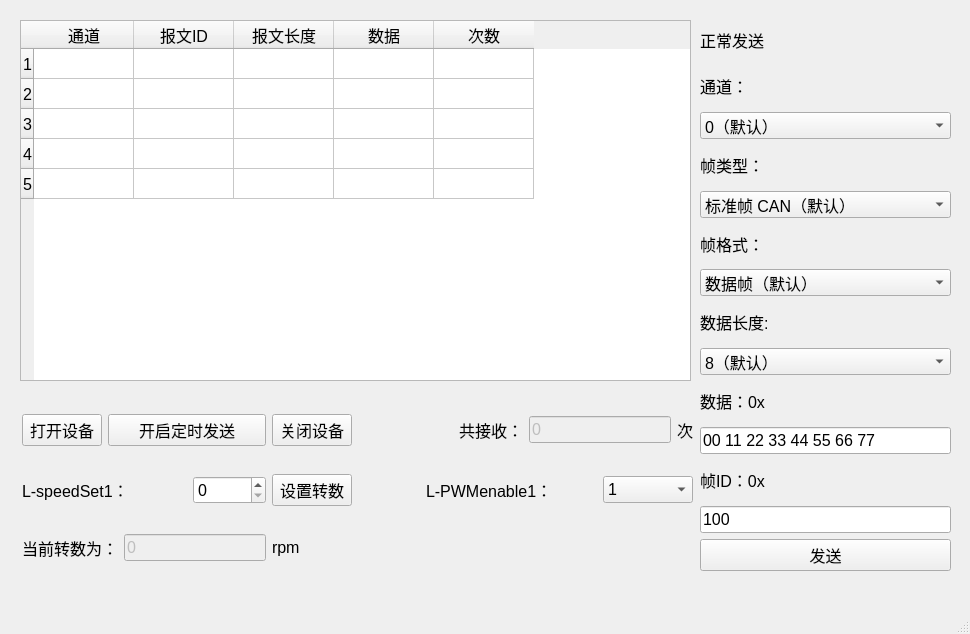
<?xml version="1.0" encoding="UTF-8"?>
<ui version="4.0">
 <class>MainWindow</class>
 <widget class="QMainWindow" name="MainWindow">
  <property name="geometry">
   <rect>
    <x>0</x>
    <y>0</y>
    <width>970</width>
    <height>634</height>
   </rect>
  </property>
  <property name="font">
   <font>
    <pointsize>12</pointsize>
   </font>
  </property>
  <property name="windowTitle">
   <string>MainWindow</string>
  </property>
  <widget class="QWidget" name="centralwidget">
   <widget class="QTableWidget" name="tableWidget">
    <property name="geometry">
     <rect>
      <x>20</x>
      <y>20</y>
      <width>671</width>
      <height>361</height>
     </rect>
    </property>
    <row>
     <property name="text">
      <string>1</string>
     </property>
    </row>
    <row>
     <property name="text">
      <string>2</string>
     </property>
    </row>
    <row>
     <property name="text">
      <string>3</string>
     </property>
    </row>
    <row>
     <property name="text">
      <string>4</string>
     </property>
    </row>
    <row>
     <property name="text">
      <string>5</string>
     </property>
    </row>
    <column>
     <property name="text">
      <string>通道</string>
     </property>
    </column>
    <column>
     <property name="text">
      <string>报文ID</string>
     </property>
    </column>
    <column>
     <property name="text">
      <string>报文长度</string>
     </property>
    </column>
    <column>
     <property name="text">
      <string>数据</string>
     </property>
    </column>
    <column>
     <property name="text">
      <string>次数</string>
     </property>
    </column>
   </widget>
   <widget class="QWidget" name="layoutWidget">
    <property name="geometry">
     <rect>
      <x>700</x>
      <y>20</y>
      <width>251</width>
      <height>551</height>
     </rect>
    </property>
    <layout class="QVBoxLayout" name="verticalLayout">
     <item>
      <widget class="QLabel" name="label_test">
       <property name="text">
        <string>正常发送</string>
       </property>
      </widget>
     </item>
     <item>
      <widget class="QLabel" name="label_test_2">
       <property name="text">
        <string>通道：</string>
       </property>
      </widget>
     </item>
     <item>
      <widget class="QComboBox" name="comboBox_channel">
       <item>
        <property name="text">
         <string>0（默认）</string>
        </property>
       </item>
      </widget>
     </item>
     <item>
      <widget class="QLabel" name="label_test_3">
       <property name="text">
        <string>帧类型：</string>
       </property>
      </widget>
     </item>
     <item>
      <widget class="QComboBox" name="comboBox_typeFrame">
       <item>
        <property name="text">
         <string>标准帧 CAN（默认）</string>
        </property>
       </item>
      </widget>
     </item>
     <item>
      <widget class="QLabel" name="label_test_4">
       <property name="text">
        <string>帧格式：</string>
       </property>
      </widget>
     </item>
     <item>
      <widget class="QComboBox" name="comboBox_dataFrame">
       <item>
        <property name="text">
         <string>数据帧（默认）</string>
        </property>
       </item>
       <item>
        <property name="text">
         <string>扩展帧</string>
        </property>
       </item>
      </widget>
     </item>
     <item>
      <widget class="QLabel" name="label_test_5">
       <property name="text">
        <string>数据长度:</string>
       </property>
      </widget>
     </item>
     <item>
      <widget class="QComboBox" name="comboBox_dataLength">
       <item>
        <property name="text">
         <string>8（默认）</string>
        </property>
       </item>
       <item>
        <property name="text">
         <string>7</string>
        </property>
       </item>
       <item>
        <property name="text">
         <string>6</string>
        </property>
       </item>
       <item>
        <property name="text">
         <string>5</string>
        </property>
       </item>
       <item>
        <property name="text">
         <string>4</string>
        </property>
       </item>
       <item>
        <property name="text">
         <string>3</string>
        </property>
       </item>
       <item>
        <property name="text">
         <string>2</string>
        </property>
       </item>
       <item>
        <property name="text">
         <string>1</string>
        </property>
       </item>
      </widget>
     </item>
     <item>
      <widget class="QLabel" name="label_test_6">
       <property name="text">
        <string>数据：0x</string>
       </property>
      </widget>
     </item>
     <item>
      <widget class="QLineEdit" name="lineEdit_data">
       <property name="text">
        <string>00 11 22 33 44 55 66 77</string>
       </property>
       <property name="maxLength">
        <number>23</number>
       </property>
       <property name="cursorPosition">
        <number>23</number>
       </property>
       <property name="placeholderText">
        <string>00 11 22 33 44 55 66 77</string>
       </property>
      </widget>
     </item>
     <item>
      <widget class="QLabel" name="label_test_7">
       <property name="text">
        <string>帧ID：0x</string>
       </property>
      </widget>
     </item>
     <item>
      <widget class="QLineEdit" name="lineEdit_frameID">
       <property name="text">
        <string>100</string>
       </property>
       <property name="maxLength">
        <number>3</number>
       </property>
       <property name="cursorPosition">
        <number>3</number>
       </property>
       <property name="placeholderText">
        <string>100</string>
       </property>
      </widget>
     </item>
     <item>
      <widget class="QPushButton" name="btn_send_2">
       <property name="text">
        <string>发送</string>
       </property>
      </widget>
     </item>
    </layout>
   </widget>
   <widget class="QWidget" name="layoutWidget">
    <property name="geometry">
     <rect>
      <x>22</x>
      <y>392</y>
      <width>671</width>
      <height>191</height>
     </rect>
    </property>
    <layout class="QGridLayout" name="gridLayout">
     <item row="1" column="3">
      <widget class="QSpinBox" name="spinBox">
       <property name="maximum">
        <number>10000</number>
       </property>
       <property name="singleStep">
        <number>50</number>
       </property>
      </widget>
     </item>
     <item row="1" column="10" colspan="2">
      <widget class="QComboBox" name="comboBox">
       <item>
        <property name="text">
         <string>1</string>
        </property>
       </item>
       <item>
        <property name="text">
         <string>0</string>
        </property>
       </item>
      </widget>
     </item>
     <item row="0" column="1" colspan="3">
      <widget class="QPushButton" name="btn_send">
       <property name="text">
        <string>开启定时发送</string>
       </property>
      </widget>
     </item>
     <item row="0" column="11">
      <widget class="QLabel" name="label_2">
       <property name="text">
        <string>次</string>
       </property>
      </widget>
     </item>
     <item row="1" column="6" colspan="4">
      <widget class="QLabel" name="label_L_PWMenable1">
       <property name="text">
        <string>L-PWMenable1：</string>
       </property>
      </widget>
     </item>
     <item row="1" column="4">
      <widget class="QPushButton" name="btn_setL_speedSet">
       <property name="text">
        <string>设置转数</string>
       </property>
      </widget>
     </item>
     <item row="0" column="4">
      <widget class="QPushButton" name="btn_closeDev">
       <property name="text">
        <string>关闭设备</string>
       </property>
      </widget>
     </item>
     <item row="2" column="0" colspan="2">
      <widget class="QLabel" name="label_3">
       <property name="text">
        <string>当前转数为：</string>
       </property>
      </widget>
     </item>
     <item row="2" column="4">
      <widget class="QLabel" name="label_4">
       <property name="text">
        <string>rpm</string>
       </property>
      </widget>
     </item>
     <item row="2" column="2" colspan="2">
      <widget class="QLineEdit" name="lineEdit_nowrpm">
       <property name="enabled">
        <bool>false</bool>
       </property>
       <property name="text">
        <string>0</string>
       </property>
      </widget>
     </item>
     <item row="1" column="0" colspan="3">
      <widget class="QLabel" name="label_L_speedSet1">
       <property name="text">
        <string>L-speedSet1：</string>
       </property>
      </widget>
     </item>
     <item row="0" column="9" colspan="2">
      <widget class="QLineEdit" name="lineEdit_num">
       <property name="enabled">
        <bool>false</bool>
       </property>
       <property name="text">
        <string>0</string>
       </property>
      </widget>
     </item>
     <item row="0" column="0">
      <widget class="QPushButton" name="btn_openDev">
       <property name="text">
        <string>打开设备</string>
       </property>
      </widget>
     </item>
     <item row="0" column="7" colspan="2">
      <widget class="QLabel" name="label">
       <property name="text">
        <string>共接收：</string>
       </property>
      </widget>
     </item>
     <item row="1" column="5">
      <spacer name="horizontalSpacer">
       <property name="orientation">
        <enum>Qt::Horizontal</enum>
       </property>
       <property name="sizeHint" stdset="0">
        <size>
         <width>40</width>
         <height>20</height>
        </size>
       </property>
      </spacer>
     </item>
    </layout>
   </widget>
  </widget>
  <widget class="QMenuBar" name="menubar">
   <property name="geometry">
    <rect>
     <x>0</x>
     <y>0</y>
     <width>970</width>
     <height>33</height>
    </rect>
   </property>
  </widget>
  <widget class="QStatusBar" name="statusBar"/>
 </widget>
 <resources/>
 <connections/>
</ui>
